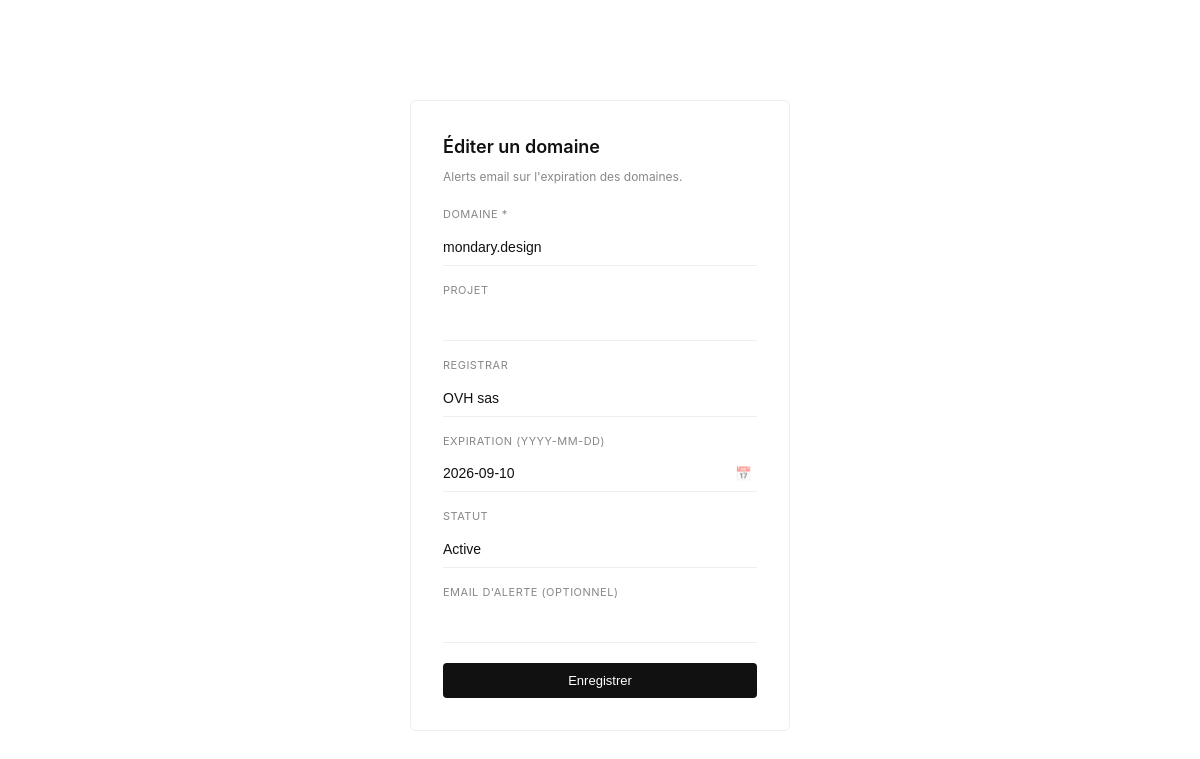
Page /public/edit.php?domain=mondary.design (signed in) on the committed database.
### tables this page shows
CREATE TABLE "domains" (
                id INTEGER PRIMARY KEY AUTOINCREMENT,
                user_id INTEGER,
                domain TEXT NOT NULL,
                project TEXT,
                registrar TEXT,
                expires TEXT,
                status TEXT,
                email TEXT,
                UNIQUE(user_id, domain)
            );

### public/app/lib/db.php (called while the page is built, shortened)
<?php
function apply_settings(PDO $db, array $config, ?int $user_id = null): array {
    $defaults = [
        "site_name" => $config["site_name"],
        "email_to" => $config["email_to"],
        "mail_subject_prefix" => $config["mail_subject_prefix"],
        "alert_days" => $config["alert_days"],
        "language" => $config["language"] ?? "fr",
        "theme" => $config["theme"] ?? "light",
        "columns_visible" => json_encode(["domain", "registrar", "expiration", "days", "status", "email", "project"]),
    ];
    if ($user_id === null) {
        $rows = [];
    } else {
        $stmt = $db->prepare("SELECT key, value FROM settings WHERE user_id = :uid");
        $stmt->execute([":uid" => $user_id]);
        $rows = $stmt->fetchAll();
    }
    $settings = [];
    $config["site_name"] = $settings["site_name"] ?? $config["site_name"];
    $config["email_to"] = $settings["email_to"] ?? $config["email_to"];
    $config["mail_subject_prefix"] = $settings["mail_subject_prefix"] ?? $config["mail_subject_prefix"];
    $config["language"] = $settings["language"] ?? ($config["language"] ?? "fr");
    $config["theme"] = $settings["theme"] ?? ($config["theme"] ?? "light");
    return $config;
}

### public/app/lib/url.php (called while the page is built, shortened)
<?php
function detect_base_url(): string {
    $script = $_SERVER["SCRIPT_NAME"] ?? "";
    $dir = rtrim(str_replace("\\", "/", dirname($script)), "/");
    if (substr($dir, -7) === "/public") {
        $dir = substr($dir, 0, -7);
    }
    return $dir === "" ? "" : $dir;
}
function base_url(array $config): string {
    $base = isset($config["base_url"]) ? trim((string)$config["base_url"]) : "";
    $base = rtrim($base, "/");
    if ($base === "") {
        $base = detect_base_url();
    }
    return $base === "" ? "" : $base;
}
function url_for(array $config, string $path): string {
    $base = base_url($config);
    $path = ltrim($path, "/");
    return ($base !== "" ? $base : "") . "/" . $path;
}

### public/app/lib/i18n.php (called while the page is built, shortened)
<?php
function t(string $key, array $vars = []): string {
    $translations = $GLOBALS["i18n"] ?? [];
    $text = $translations[$key] ?? $key;
    return $text;
}

### public/edit.php (the view, shortened to what this page needs)
<?php
$config = require __DIR__ . "/config.php";
require_once __DIR__ . "/app/lib/url.php";
require_once __DIR__ . "/app/lib/db.php";
require_once __DIR__ . "/app/lib/i18n.php";
date_default_timezone_set($config["timezone"]);
$db = get_db($config);
$config = apply_settings($db, $config);
$domain_param = $_GET["domain"] ?? "";
$uid = (int)($_SESSION["user_id"] ?? 0);
$stmt = $db->prepare("SELECT * FROM domains WHERE domain = :d AND user_id = :uid");
$stmt->execute([":d" => $domain_param, ":uid" => $uid]);
$row = $stmt->fetch();
?>
<!doctype html>
<html lang="<?php echo htmlspecialchars($config["language"] ?? "fr"); ?>">
  <head>
    <link rel="stylesheet" href="<?php echo htmlspecialchars(url_for($config, "public/assets/style.css")); ?>">
  </head>
  <body>
    <div class="container">
      <div class="auth-card">
        <div class="auth-title"><?php echo t("drawer_edit_title"); ?></div>
        <div class="auth-subtitle"><?php echo t("header_hint"); ?></div>
        <form method="post">
          <label class="auth-label" for="domain"><?php echo t("label_domain"); ?></label>
          <input class="auth-input" id="domain" name="domain" type="text" required value="<?php echo htmlspecialchars($row["domain"]); ?>">
          <label class="auth-label" for="project"><?php echo t("label_project"); ?></label>
          <input class="auth-input" id="project" name="project" type="text" value="<?php echo htmlspecialchars($row["project"] ?? ""); ?>">
          <label class="auth-label" for="registrar"><?php echo t("label_registrar"); ?></label>
          <input class="auth-input" id="registrar" name="registrar" type="text" value="<?php echo htmlspecialchars($row["registrar"] ?? ""); ?>">
          <label class="auth-label" for="expires"><?php echo t("label_expiration"); ?></label>
          <div class="date-wrap">
            <input class="auth-input date-input" id="expires" name="expires" type="text" inputmode="numeric" maxlength="10" placeholder="YYYY-MM-DD" data-date-mask value="<?php echo htmlspecialchars($row["expires"] ?? ""); ?>">
            <button class="date-btn" type="button" data-date-btn aria-label="<?php echo t("open_datepicker"); ?>">📅</button>
          </div>
          <label class="auth-label" for="status"><?php echo t("label_status"); ?></label>
          <input class="auth-input" id="status" name="status" type="text" value="<?php echo htmlspecialchars($row["status"] ?? "Active"); ?>">
          <label class="auth-label" for="email"><?php echo t("label_email"); ?></label>
          <input class="auth-input" id="email" name="email" type="email" value="<?php echo htmlspecialchars($row["email"] ?? ""); ?>">
          <button class="btn primary auth-button" type="submit"><?php echo t("save"); ?></button>
        </form>
      </div>
    </div>
  </body>
</html>

### public/assets/style.css (style rules this page uses)
:root { --bg: #ffffff; --card: #ffffff; --text: #111111; --muted: #888888; --line: #eeeeee; --primary: #111111; --primary-dark: #000000; --danger: #dc2626; --warn: #d97706; --ok: #16a34a; --shadow: none; }
* { box-sizing: border-box; }
body { margin: 0; font-family: -apple-system, BlinkMacSystemFont, "Segoe UI", system-ui, sans-serif; background: var(--bg); color: var(--text); font-size: 14px; line-height: 1.5; }
body > * { position: relative; z-index: 1; }
.container { max-width: 1000px; margin: 32px auto 60px; padding: 0 24px; background: transparent; }
.select, .btn { background: #fff; border: 1px solid var(--line); border-radius: 4px; padding: 10px 14px; font-size: 13px; cursor: pointer; color: var(--text); }
.btn.primary { background: var(--text); color: #fff; border: none; }
.auth-card { max-width: 380px; margin: 100px auto 0; background: var(--card); border: 1px solid var(--line); border-radius: 6px; padding: 32px; }
.auth-title { font-size: 18px; font-weight: 600; }
.auth-subtitle { color: var(--muted); font-size: 12px; margin: 8px 0 20px; }
.auth-label { display: block; font-size: 11px; text-transform: uppercase; letter-spacing: 0.5px; color: var(--muted); margin: 16px 0 6px; }
.auth-input { width: 100%; border: none; border-bottom: 1px solid var(--line); border-radius: 0; padding: 10px 0; font-size: 14px; background: transparent; color: var(--text); transition: border-color 0.15s; }
.date-wrap { position: relative; display: flex; align-items: center; }
.date-input { padding-right: 32px; }
.date-btn { position: absolute; right: 0; border: none; background: transparent; width: 28px; height: 28px; cursor: pointer; opacity: 0.5; transition: opacity 0.15s; }
.auth-button { width: 100%; margin-top: 20px; }
@media (max-width: 1200px) { .container { padding: 0 20px; } }

### rows in the picture
domains: domain "mondary.design", registrar "OVH sas", expires "2026-09-10", status "Active"

### other values in the picture
t("drawer_edit_title") "Éditer un domaine"
t("header_hint") "Alerts email sur l'expiration des domaines."
t("label_domain") "DOMAINE *"
t("label_project") "PROJET"
t("label_registrar") "REGISTRAR"
t("label_expiration") "EXPIRATION (YYYY-MM-DD)"
t("label_status") "STATUT"
t("label_email") "EMAIL D'ALERTE (OPTIONNEL)"
t("save") "Enregistrer"
